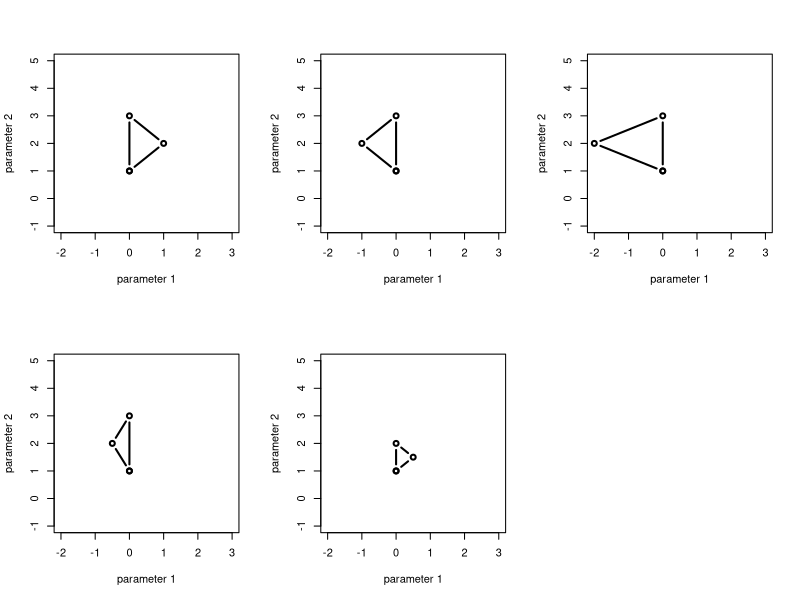

Reproduce this figure in R.
Lect3<-function()
{
 Case1()    
}
Case1<-function()
{
 par(mfrow=c(2,3))
 xlow <- -2
 xhi <- 3

 PX1 <- c(0,0,1,0)
 PY1 <- c(1,3,2,1)
 plot(PX1,PY1,type='b',lwd=2,xlab="parameter 1",ylab="parameter 2",xlim=c(xlow,xhi),ylim=c(-1,5))
 PX2 <- c(0,0,-1,0)
 PY2 <- c(1,3,2,1)
 plot(PX2,PY2,type='b',lwd=2,xlab="parameter 1",ylab="parameter 2",xlim=c(xlow,xhi),ylim=c(-1,5))
 PX3 <- c(0,0,-2,0)
 PY3 <- c(1,3,2,1)
 plot(PX3,PY3,type='b',lwd=2,xlab="parameter 1",ylab="parameter 2",xlim=c(xlow,xhi),ylim=c(-1,5))
 PX4 <- c(0,0,-0.5,0)
 PY4 <- c(1,3,2,1)
 plot(PX4,PY4,type='b',lwd=2,xlab="parameter 1",ylab="parameter 2",xlim=c(xlow,xhi),ylim=c(-1,5))
 PX5 <- c(0,0,0.5,0)
 PY5 <- c(1,2,1.5,1)
 plot(PX5,PY5,type='b',lwd=2,xlab="parameter 1",ylab="parameter 2",xlim=c(xlow,xhi),ylim=c(-1,5))
 }
Lect3()
